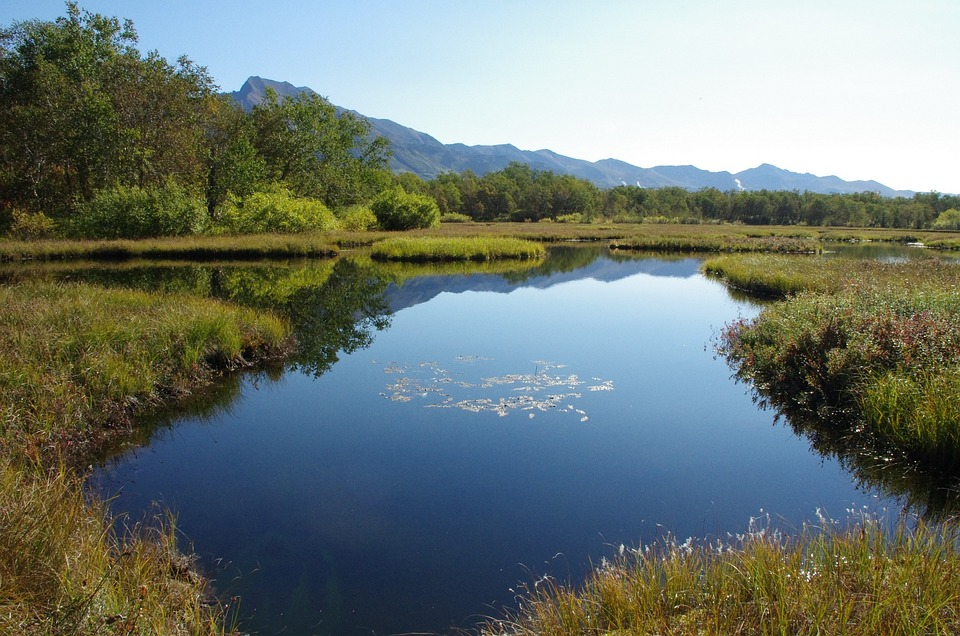
#> input picture grass_water.jpg, 960 x 636 px
$ jupyter execute 3_2_Otsu_Grass.ipynb
#> lines starting #> are read from the running program, lines starting #| are printed output that depends on the picture; after the words box and inside, x2 and y2 are one past the last pixel; in counts of white or black regions, pixels touching at a corner belong together
### OTSU Thresholding

[cell 1]
import cv2
import matplotlib.pyplot as plt
import numpy as np

### Cargar la Imagen y Convertirla a Escala de Grises
Se carga una imagen y se convierte a escala de grises para reducir la complejidad y facilitar el procesamiento. La conversión permite que los métodos de umbralización y los ruidos sean aplicados sin los matices de color, lo que simplifica la segmentación y el análisis de la estructura de la imagen.

[cell 2]
# Cargar la imagen en escala de grises
image = cv2.imread('grass_water.jpg')
#> image is the input picture: shape (636, 960, 3); mean B, G, R 114.9, 121.1, 110.4
image_rgb = cv2.cvtColor(image, cv2.COLOR_BGR2RGB)
gray_image = cv2.cvtColor(image_rgb, cv2.COLOR_RGB2GRAY)
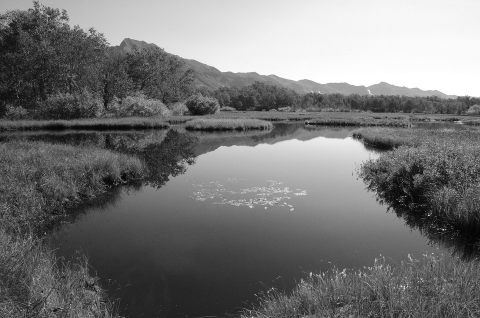
#> gray_image: shape (636, 960) (shown at 1/2 size); min 0, max 255, mean 117.2

### Aplicar Umbralización de Otsu
En este bloque se emplea la umbralización de Otsu, una técnica que calcula un valor de umbral óptimo de manera automática. Este método es especialmente útil para separar regiones claras y oscuras en imágenes en escala de grises. Para facilitar la comparación, se visualizan tres imágenes: la original en color, la imagen en escala de grises, y la imagen resultante de la umbralización de Otsu.

[cell 3]
# Aplicar el método de umbralización de Otsu
_, umbral_otsu = cv2.threshold(gray_image, 0, 255, cv2.THRESH_BINARY + cv2.THRESH_OTSU)
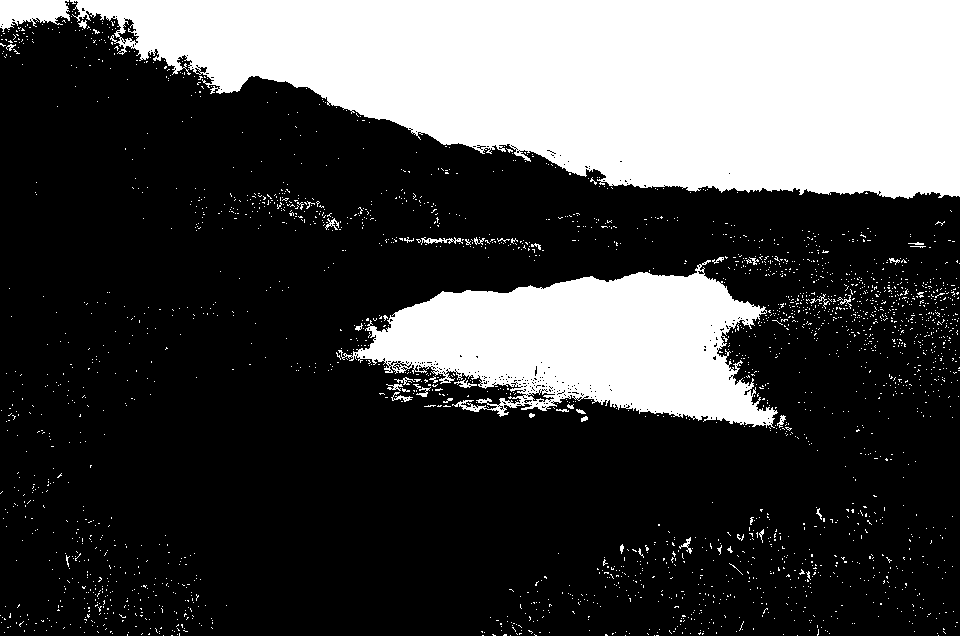
#> umbral_otsu: shape (636, 960); 28.2% white; 2509 white regions (2469 under 20 px), largest, box (x1, y1, x2, y2) and area: (70, 0, 960, 199) 123469, (338, 260, 778, 428) 40490, (0, 0, 70, 32) 1530

# Mostrar la imagen original y la imagen umbralizada
plt.figure(figsize=(15, 5))

# Imagen en color original
plt.subplot(1, 3, 1)
plt.imshow(image_rgb)
plt.title('Imagen Original')
plt.axis('off')

# Imagen en escala de grises
plt.subplot(1, 3, 2)
plt.imshow(gray_image, cmap='gray')
plt.title("Imagen en Escala de Grises")
plt.axis("off")

# Imagen umbralizada con Otsu
plt.subplot(1, 3, 3)
plt.imshow(umbral_otsu, cmap='gray')
plt.title("Umbralización de Otsu")
plt.axis("off")

plt.show()
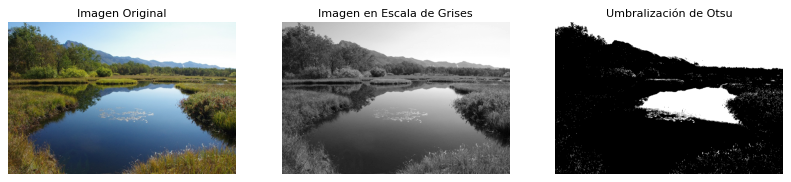
#> figure drawn by matplotlib, 3 panels

### Agregar Ruido Gaussiano
**num_salt = int(np.ceil(prob * imagen.size * 0.5))**: Calcula el número de píxeles que serán alterados a "sal" (blancos). `imagen.size` es el número total de píxeles en la imagen, y el `0.5` indica que se aplicará la mitad de los cambios para "sal".

**num_pepper = int(np.ceil(prob * imagen.size * 0.5))**: Similar a `num_salt`, calcula el número de píxeles que serán alterados a "pimienta" (negros), aplicando la otra mitad de los cambios.

**salt_coords = (np.random.randint(0, imagen.shape[0], num_salt), np.random.randint(0, imagen.shape[1], num_salt))**: Genera coordenadas aleatorias para los puntos de "sal" en la imagen. `np.random.randint` selecciona valores de fila y columna aleatorios dentro del tamaño de la imagen para colocar los puntos blancos.

**imagen_ruido[salt_coords] = 255**: Asigna el valor 255 (blanco) a los píxeles en las coordenadas seleccionadas para "sal", agregando puntos blancos a la imagen.

**pepper_coords = (np.random.randint(0, imagen.shape[0], num_pepper), np.random.randint(0, imagen.shape[1], num_pepper))**: Genera coordenadas aleatorias para los puntos de "pimienta" en la imagen de manera similar a los puntos de "sal".

**imagen_ruido[pepper_coords] = 0**: Asigna el valor 0 (negro) a los píxeles en las coordenadas seleccionadas para "pimienta", agregando puntos negros a la imagen.

[cell 4]
# Función para agregar ruido gaussiano
def agregar_ruido_gaussiano(imagen, mean=0, var=0.1):
#> called with mean = 0, var = 0.1
    sigma = var ** 0.5
    gauss = np.random.normal(mean, sigma, imagen.shape)
    imagen_ruido = imagen + gauss * 255
    imagen_ruido = np.clip(imagen_ruido, 0, 255).astype(np.uint8)
    return imagen_ruido

# Aplicar el ruido gaussiano a la imagen en escala de grises
imagen_ruido_gaussiano = agregar_ruido_gaussiano(gray_image)

# Aplicar el método de umbralización de Otsu
_, imagen_otsu_gaussiana = cv2.threshold(imagen_ruido_gaussiano, 0, 255, cv2.THRESH_BINARY + cv2.THRESH_OTSU)
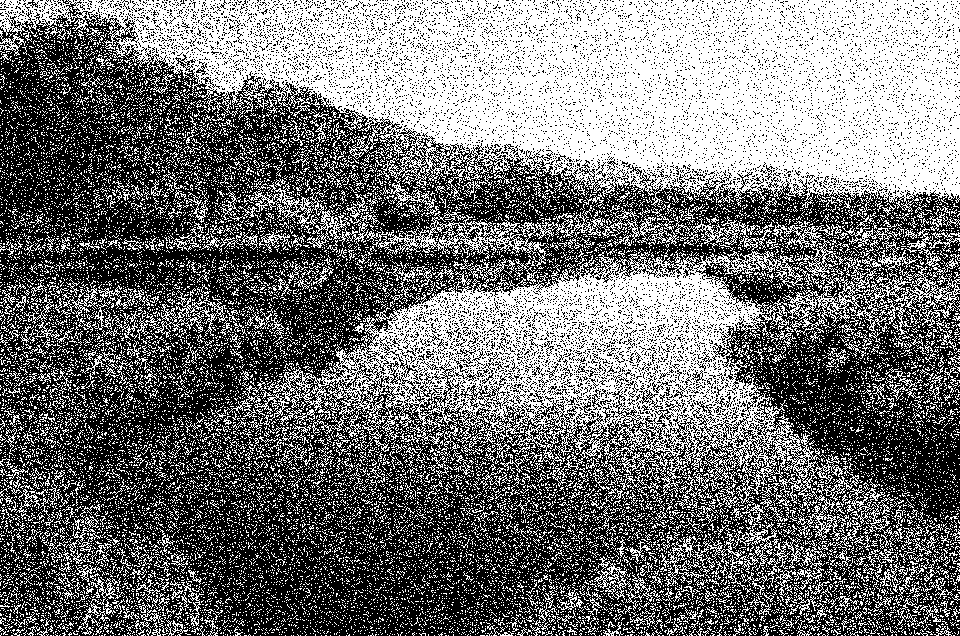
#> imagen_otsu_gaussiana: shape (636, 960); 45.2% white; 19476 white regions (18804 under 20 px), largest, box (x1, y1, x2, y2) and area: (0, 0, 960, 215) 120450, (229, 207, 859, 541) 54982, (772, 211, 960, 344) 5695

# Mostrar la imagen original, la imagen con ruido exponencial y la imagen umbralizada
plt.figure(figsize=(18, 5))

# Imagen original
plt.subplot(1, 3, 1)
plt.imshow(gray_image, cmap='gray')
plt.title('Imagen Original en Escala de Grises')
plt.axis('off')

# Imagen con ruido Gaussiano
plt.subplot(1, 3, 2)
plt.imshow(imagen_ruido_gaussiano, cmap='gray')
plt.title('Imagen con Ruido Gaussiano')
plt.axis('off')

# Imagen umbralizada con Otsu
plt.subplot(1, 3, 3)
plt.imshow(imagen_otsu_gaussiana, cmap='gray')
plt.title("Umbralización de Otsu")
plt.axis("off")

plt.show()

### Agregar Ruido Exponencial Multiplicativo
**expo = np.random.exponential(scale, imagen.shape)**: Genera una matriz de ruido exponencial con la misma forma que la imagen, usando `np.random.exponential`. Los valores en la matriz siguen una distribución exponencial con una escala específica (`scale`).

**imagen_ruido = imagen * expo**: Multiplica la imagen original por el ruido exponencial, afectando los valores de los píxeles y generando una imagen con ruido aplicado.

**imagen_ruido = imagen_ruido / np.max(imagen_ruido) * 255**: Normaliza la imagen ruidosa dividiendo por su valor máximo y multiplicando por 255, para que los valores resultantes estén en el rango de intensidad de 0 a 255.

**imagen_ruido = np.clip(imagen_ruido, 0, 255).astype(np.uint8)**: Asegura que todos los valores de píxeles estén dentro del rango válido (0 a 255) usando `np.clip`, y convierte la imagen resultante al tipo `uint8` para que pueda ser guardada o visualizada correctamente.

[cell 5]
# Función para agregar ruido exponencial multiplicativo
def agregar_ruido_exponencial(imagen, scale=5):
#> called with scale = 5
    expo = np.random.exponential(scale, imagen.shape)
    imagen_ruido = imagen * expo
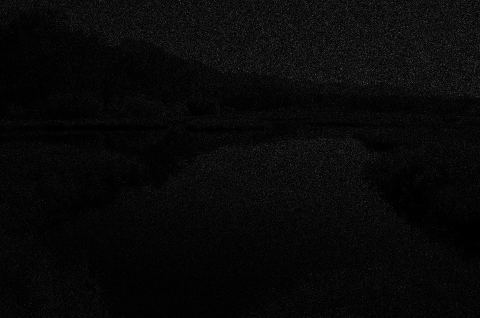
#> imagen_ruido: shape (636, 960) float64 (shown at 1/2 size); min 0, max 17136.9, mean 586.4; drawn with min black and max white
    imagen_ruido = imagen_ruido / np.max(imagen_ruido) * 255
    imagen_ruido = np.clip(imagen_ruido, 0, 255).astype(np.uint8)
    return imagen_ruido

# Aplicar el ruido exponencial a la imagen en escala de grises
imagen_ruido_exponencial = agregar_ruido_exponencial(gray_image)

# Aplicar el método de umbralización de Otsu
_, imagen_otsu_exponencial = cv2.threshold(imagen_ruido_exponencial, 0, 255, cv2.THRESH_BINARY + cv2.THRESH_OTSU)
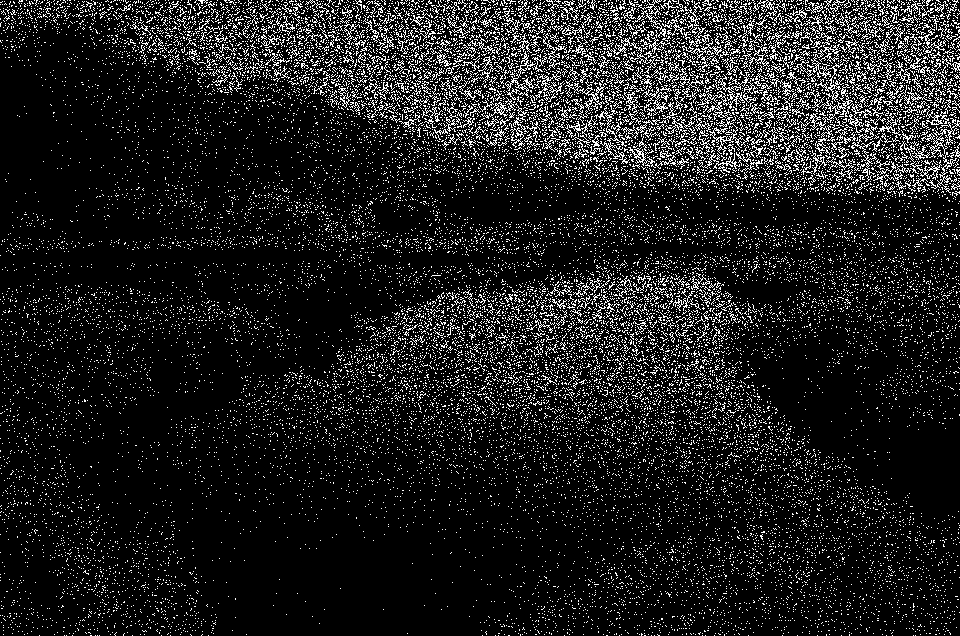
#> imagen_otsu_exponencial: shape (636, 960); 11.3% white in thin lines or dots

# Mostrar la imagen original, la imagen con ruido exponencial y la imagen umbralizada
plt.figure(figsize=(18, 5))

# Imagen original
plt.subplot(1, 3, 1)
plt.imshow(gray_image, cmap='gray')
plt.title('Imagen Original en Escala de Grises')
plt.axis('off')

# Imagen con ruido exponencial
plt.subplot(1, 3, 2)
plt.imshow(imagen_ruido_exponencial, cmap='gray')
plt.title('Imagen con Ruido Exponencial')
plt.axis('off')

# Imagen umbralizada con Otsu
plt.subplot(1, 3, 3)
plt.imshow(imagen_otsu_exponencial, cmap='gray')
plt.title("Umbralización de Otsu")
plt.axis("off")

plt.show()

### Agregar Ruido de Sal y Pimienta
Finalmente, se añade ruido de sal y pimienta a la imagen. Este tipo de ruido reemplaza aleatoriamente algunos píxeles con valores máximos (blanco) y mínimos (negro), imitando el efecto de partículas blancas y negras en la imagen.

Este tipo de ruido es útil para probar la robustez de métodos de procesamiento de imagen ante datos corruptos. El bloque también aplica la umbralización de Otsu para analizar cómo esta técnica responde a la imagen con ruido de sal y pimienta.

La visualización incluye la imagen original en escala de grises, la imagen con ruido y la imagen umbralizada.

[cell 6]
# Función para agregar ruido sal y pimienta
def agregar_ruido_sal_pimienta(imagen, prob=0.1):
#> called with prob = 0.1
    imagen_ruido = np.copy(imagen)
    num_salt = int(np.ceil(prob * imagen.size * 0.5))
    num_pepper = int(np.ceil(prob * imagen.size * 0.5))

    # Coordenadas de sal
    salt_coords = (np.random.randint(0, imagen.shape[0], num_salt),
                   np.random.randint(0, imagen.shape[1], num_salt))
    imagen_ruido[salt_coords] = 255  # Blanco para 'sal'

    # Coordenadas de pimienta
    pepper_coords = (np.random.randint(0, imagen.shape[0], num_pepper),
                     np.random.randint(0, imagen.shape[1], num_pepper))
    imagen_ruido[pepper_coords] = 0  # Negro para 'pimienta'
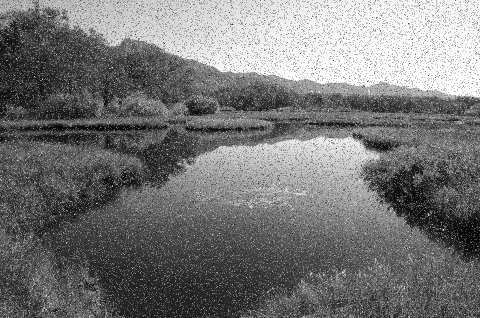
#> imagen_ruido: shape (636, 960) (shown at 1/2 size); min 0, max 255, mean 117.9

    return imagen_ruido

# Aplicar el ruido sal y pimienta a la imagen en escala de grises
imagen_ruido_sal_pimienta = agregar_ruido_sal_pimienta(gray_image)

# Aplicar el método de umbralización de Otsu
_, imagen_otsu_sal_pimienta = cv2.threshold(imagen_ruido_sal_pimienta, 0, 255, cv2.THRESH_BINARY + cv2.THRESH_OTSU)
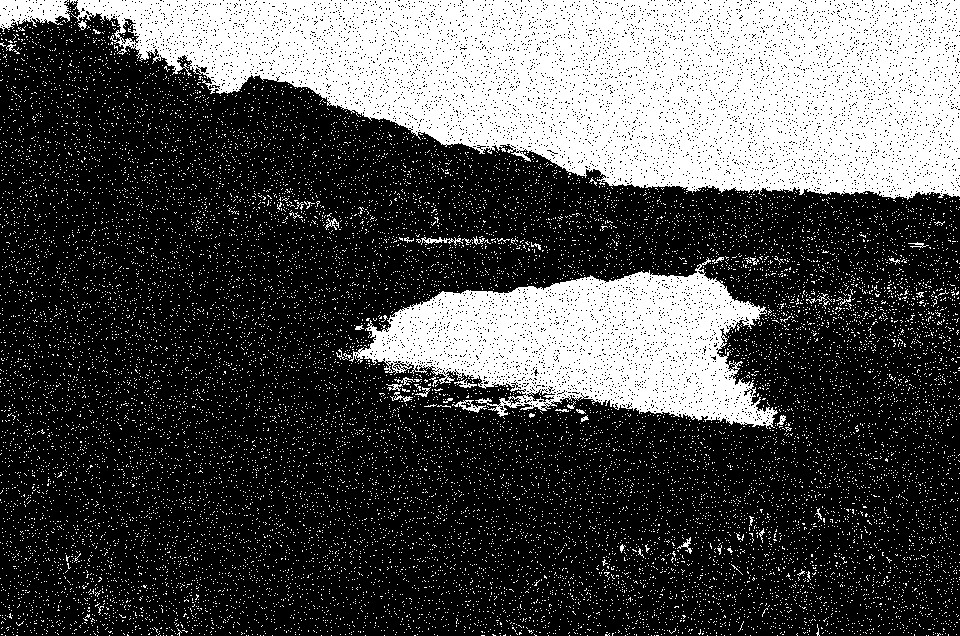
#> imagen_otsu_sal_pimienta: shape (636, 960); 30.1% white; 17777 white regions (17732 under 20 px), largest, box (x1, y1, x2, y2) and area: (70, 0, 960, 200) 117732, (349, 257, 778, 429) 38443, (0, 0, 71, 32) 1473

# Mostrar la imagen original, la imagen con ruido de sal y pimienta y la imagen umbralizada
plt.figure(figsize=(18, 5))

# Imagen original
plt.subplot(1, 3, 1)
plt.imshow(gray_image, cmap='gray')
plt.title('Imagen Original en Escala de Grises')
plt.axis('off')

# Imagen con ruido sal y pimienta
plt.subplot(1, 3, 2)
plt.imshow(imagen_ruido_sal_pimienta, cmap='gray')
plt.title('Imagen con Ruido Sal y Pimienta')
plt.axis('off')

# Imagen umbralizada con Otsu
plt.subplot(1, 3, 3)
plt.imshow(imagen_otsu_sal_pimienta, cmap='gray')
plt.title("Umbralización de Otsu")
plt.axis("off")

plt.show()

### Comparación de todos los resultados

[cell 7]
# Mostrar la imagen original, las bandas binarias y la imagen clasificada final
plt.figure(figsize=(20, 10))

# Mostrar la imagen original en la primera posición (arriba)
plt.subplot(2, 3, 1)
plt.imshow(gray_image, cmap='gray')
plt.title('Imagen Original en Escala de Grises')
plt.axis('off')

# Mostrar la imagen clasificada final en la segunda posición (arriba)
plt.subplot(2, 3, 2)
plt.imshow(umbral_otsu, cmap='gray')
plt.title('Imagen umbralizada con Otsu')
plt.axis('off')

# Mostrar las bandas binarias en la fila inferior
plt.subplot(2, 3, 4)
plt.imshow(imagen_otsu_gaussiana, cmap='gray')
plt.title('Imagen Otsu con Ruido Gaussiano')
plt.axis('off')

plt.subplot(2, 3, 5)
plt.imshow(imagen_otsu_exponencial, cmap='gray')
plt.title('Imagen Otsu con Ruido Exponencial')
plt.axis('off')

plt.subplot(2, 3, 6)
plt.imshow(imagen_otsu_sal_pimienta, cmap='gray')
plt.title('Imagen Otsu con Ruido Sal y Pimienta')
plt.axis('off')

plt.show()

$ run again, with imagen_original.png saved as grass_water.jpg
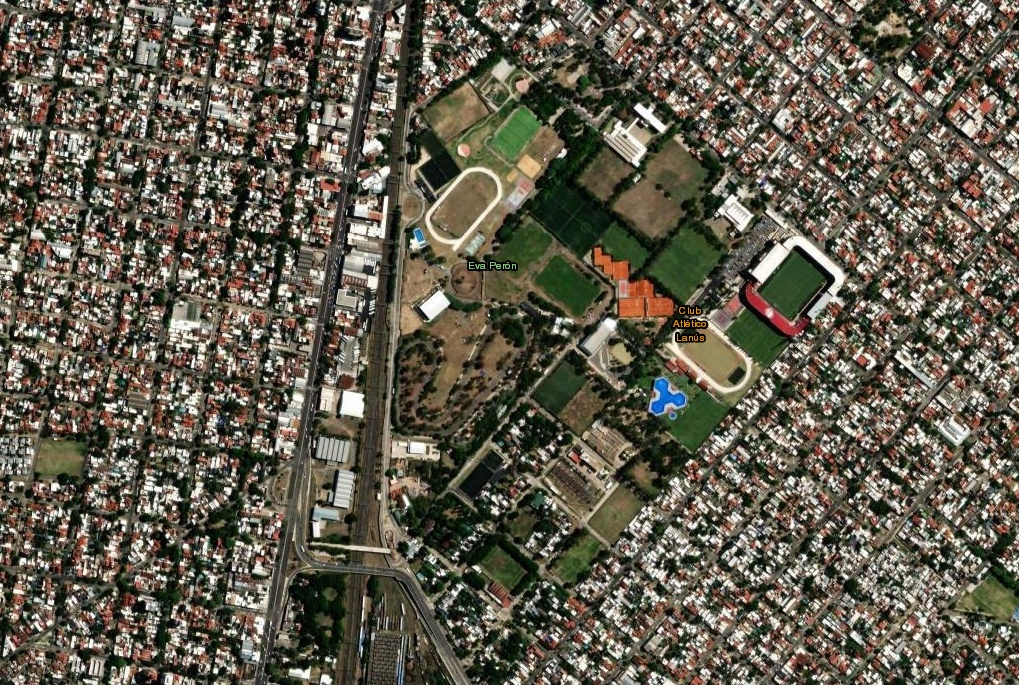
#> input picture imagen_original.png, 1019 x 685 px
#> image is the input picture: shape (685, 1019, 3); mean B, G, R 77.9, 92.2, 97.6
#> `_, umbral_otsu = cv2.threshold(gray_image, 0, 255, cv2.THRESH_BINARY +..`:
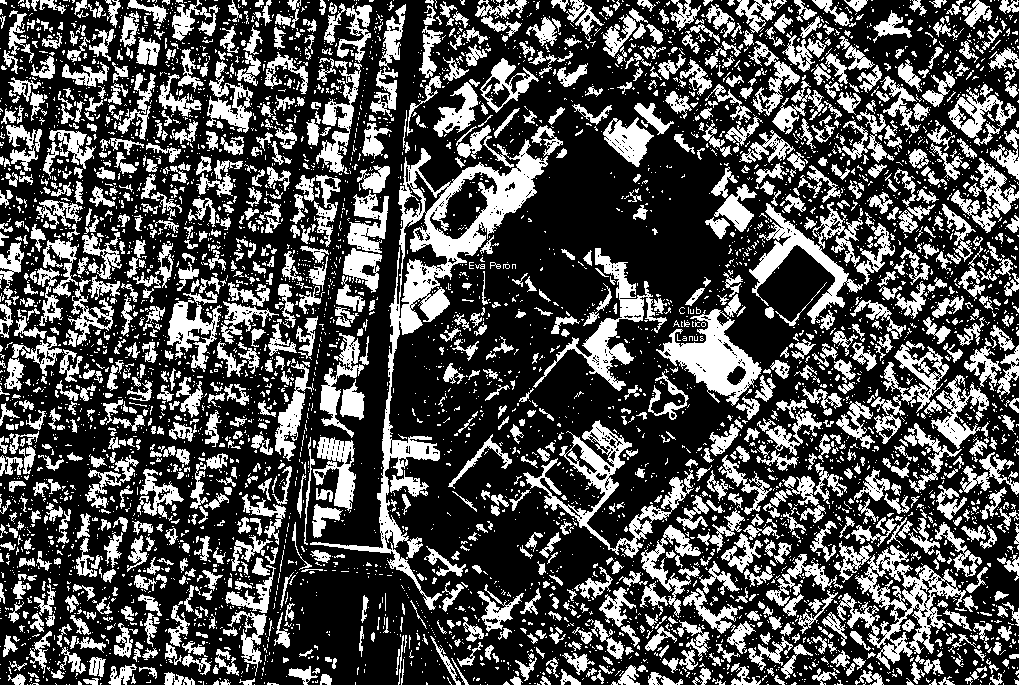
#> umbral_otsu: shape (685, 1019); 31.7% white; 5476 white regions (4285 under 20 px), largest, box (x1, y1, x2, y2) and area: (310, 125, 548, 610) 12966, (837, 545, 966, 670) 4617, (523, 420, 694, 558) 4222
#> imagen_otsu_gaussiana: shape (685, 1019); 41.4% white in thin lines or dots
#> imagen_otsu_exponencial: shape (685, 1019); 11.2% white in thin lines or dots
#> `_, imagen_otsu_sal_pimienta = cv2.threshold(imagen_ruido_sal_pimienta,..`:
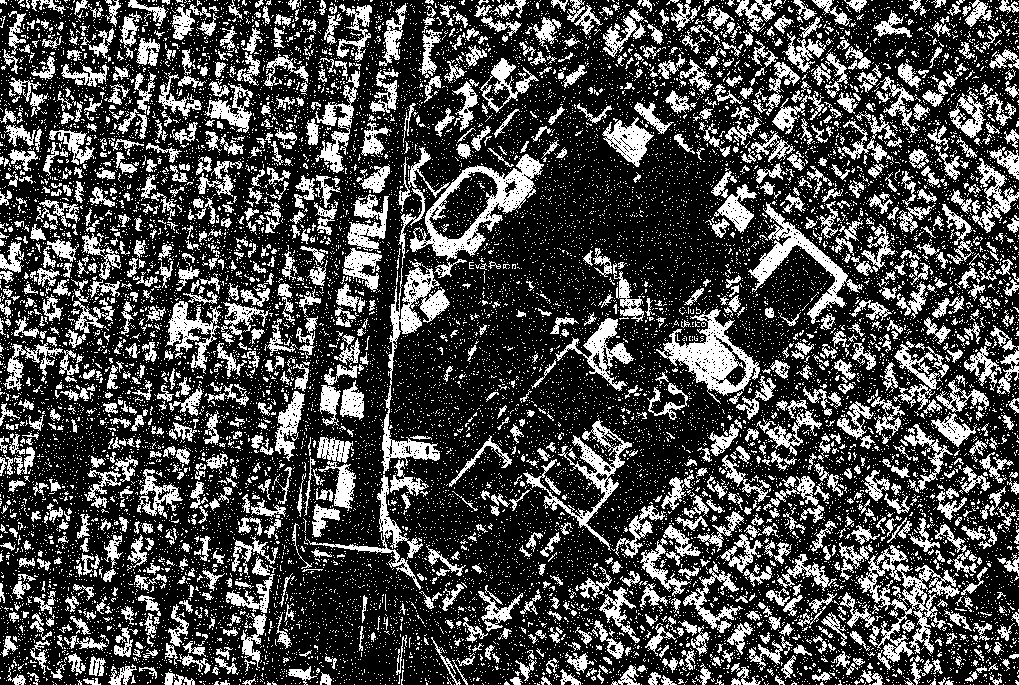
#> imagen_otsu_sal_pimienta: shape (685, 1019); 28.8% white; 18168 white regions (16884 under 20 px), largest, box (x1, y1, x2, y2) and area: (410, 154, 544, 261) 3661, (840, 545, 960, 662) 3640, (656, 309, 760, 404) 3270
